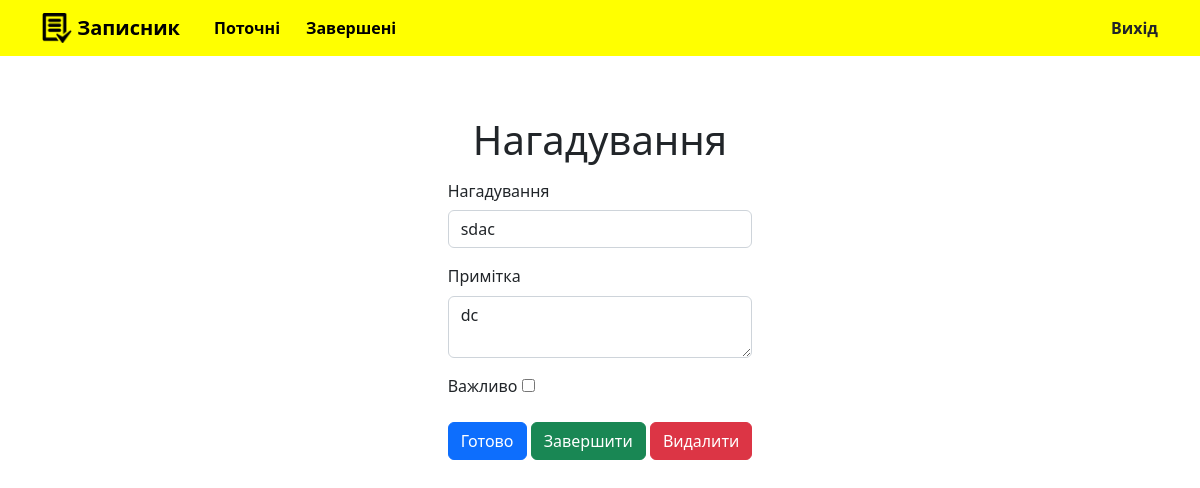
The app's page /todo/36 (signed in), older data.
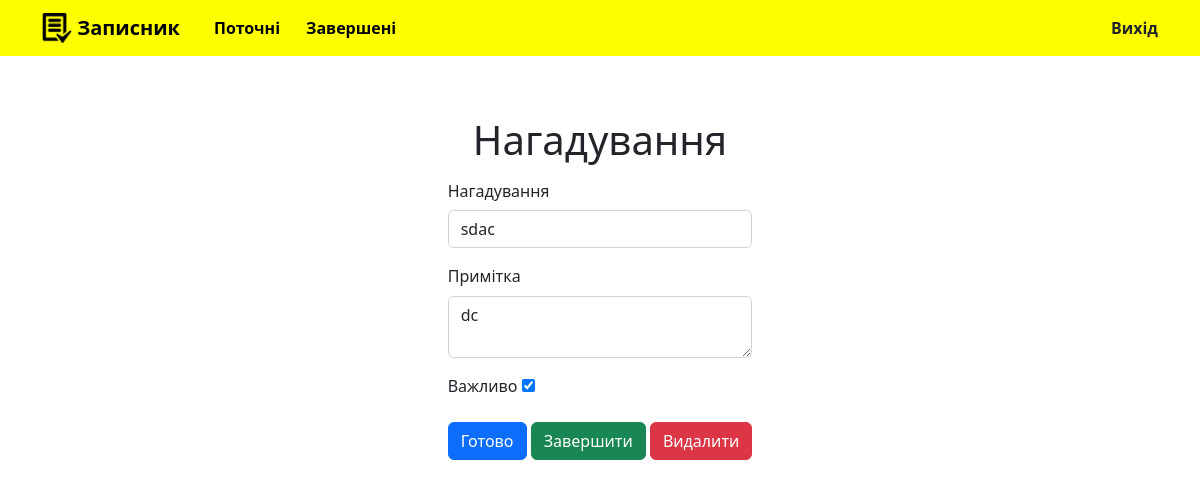
The same page, newer data.
### todo/models.py (models this page shows, shortened)
class Todowoo(models.Model):
    title = models.CharField(max_length=100)
    memo = models.TextField(blank=True)
    created = models.DateTimeField(auto_now_add=True)
    datecompleted = models.DateTimeField(null=True, blank=True)
    important = models.BooleanField(default=False)
    user = models.ForeignKey(User, on_delete=models.CASCADE)

### todo/views.py (the view, shortened to what this page needs)
# urls.py: path('todo/<int:todo_pk>', views.viewtodo, name='viewtodo'),
@login_required
def viewtodo(request, todo_pk):
    todo = get_object_or_404(Todowoo, pk=todo_pk, user=request.user)
    if request.method == "GET":
        form = TodoForm(instance=todo)
        return render(request, 'todo/viewtodo.html', {'todo':todo, 'form':form})

### todo/forms.py
class TodoForm(ModelForm):
    class Meta:
        model = Todowoo
        fields = ['title', 'memo', 'important']

### todo/templates/todo/viewtodo.html (shortened to what this page needs)
{% extends 'todo/base.html' %}
{% block content %}
<div class="d-flex flex-column">
  <div class="d-flex justify-content-center">
    <h1>Нагадування</h1>
  </div>
<div class="d-flex justify-content-center">
  <form method="POST">
    <div class="mb-3">
      <label for="title" class="col-sm-4 col-form-label">
        Нагадування
      </label>
      <input type="text" class="form-control" name="title" id="title" value="{{ todo.title }}" required>
    </div>
    <div class="mb-3">
      <label for="memo" class="form-label">
        Примітка
      </label>
      <textarea class="form-control" name="memo" id="memo">{{ todo.memo }}</textarea>
    </div>
    <div class="mb-3">
      <label class="form-label" for="important">
        Важливо
      </label>
      <input class="form-input" type="checkbox" id="important" name="important" {% if todo.important %}checked{% endif %}>
    </div>
      <button type="submit" class="btn btn-primary">Готово</button>
      <button type="button" class="btn btn-success" onclick="$('#complete').click()">Завершити</button>
      <button type="button" class="btn btn-danger" onclick="$('#delete').click()">Видалити</button>
  </form>
</div>
{% endblock %}

### todo/templates/todo/base.html (shortened to what this page needs)
{% load static %}
<!DOCTYPE html>
<html lang="en">
  <head>
    <link rel="stylesheet" href="https://cdn.jsdelivr.net/npm/bootstrap@5.2.0-beta1/dist/css/bootstrap.min.css">
    <link rel="stylesheet" href="{% static "todo/custom1.css" %}">
  </head>
  <body>
    <nav class="navbar navbar-expand-lg" style="background-color: #ffff00;">
      <div class="container">
            <a class="navbar-brand" href="{% url 'home' %}">
            <img src="{% static "todo/logo.png" %}" width="30" height="30" class="d-inline-block align-top" alt="Todo's logo">
            <span style="color: black;"><b>Записник</b></span>
          </a>
        {% if user.is_authenticated %}
            <ul class="navbar-nav me-auto">
              <li class="nav-item d-flex justify-content-center">
                <b><a class="nav-link" href="{% url 'currenttodos' %}">Поточні</a></b>
              </li>
              <li class="nav-item d-flex justify-content-center">
                <b><a class="nav-link" aria-current="page" href="{% url 'completedtodos' %}">Завершені</a></b>
              </li>
            </ul>
            <b><a class="nav-link d-flex justify-content-center" href="#" onclick="$('#logout').click()">Вихід</a></b>
        {% endif %}
      </div>
    </nav>
    <div class="container" style="padding-top: 5%; height: 90vh;">
      {% block content %}{% endblock %}
    </div>
  </body>
</html>

### todo/static/todo/custom1.css (style rules this page uses)
html { height: 100%; width: 100%; font-family: 'Arima', cursive; font-family: 'Noto Sans JP', sans-serif; font-family: 'Press Start 2P', cursive; }
body { margin: 0; padding: 0; min-height: 100%; }
.nav-item { margin-left: 10px; }
.nav-item .nav-link { color: black; }

Row changes from the older to the newer data that the page shows:
changed Todowoo "sdac": important "☐" → "☑"
